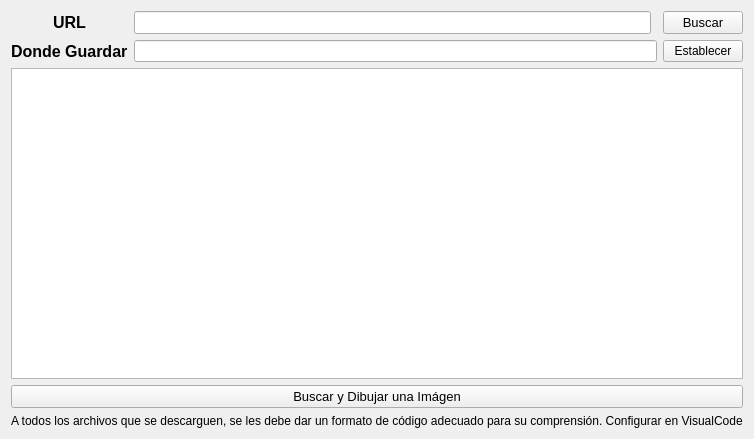
<?xml version="1.0" encoding="UTF-8"?>
<ui version="4.0">
 <class>Parser</class>
 <widget class="QWidget" name="Parser">
  <property name="geometry">
   <rect>
    <x>0</x>
    <y>0</y>
    <width>737</width>
    <height>439</height>
   </rect>
  </property>
  <property name="windowTitle">
   <string>Parser</string>
  </property>
  <layout class="QGridLayout" name="gridLayout">
   <item row="1" column="3">
    <widget class="QPushButton" name="pbEstablecer">
     <property name="text">
      <string>Establecer</string>
     </property>
    </widget>
   </item>
   <item row="2" column="0" colspan="4">
    <widget class="QTextEdit" name="teHTML">
     <property name="font">
      <font>
       <pointsize>8</pointsize>
      </font>
     </property>
     <property name="readOnly">
      <bool>true</bool>
     </property>
    </widget>
   </item>
   <item row="3" column="0" colspan="4">
    <widget class="QPushButton" name="pbDibujar">
     <property name="font">
      <font>
       <pointsize>10</pointsize>
       <bold>false</bold>
      </font>
     </property>
     <property name="text">
      <string>Buscar y Dibujar una Imágen</string>
     </property>
    </widget>
   </item>
   <item row="1" column="0">
    <widget class="QLabel" name="lGuardado">
     <property name="font">
      <font>
       <pointsize>12</pointsize>
       <italic>false</italic>
       <bold>true</bold>
       <underline>false</underline>
      </font>
     </property>
     <property name="text">
      <string>Donde Guardar</string>
     </property>
    </widget>
   </item>
   <item row="0" column="3">
    <widget class="QPushButton" name="pbBuscar">
     <property name="font">
      <font>
       <pointsize>10</pointsize>
       <bold>false</bold>
      </font>
     </property>
     <property name="text">
      <string>Buscar</string>
     </property>
    </widget>
   </item>
   <item row="0" column="0">
    <widget class="QLabel" name="lURL">
     <property name="font">
      <font>
       <pointsize>12</pointsize>
       <italic>false</italic>
       <bold>true</bold>
       <underline>false</underline>
      </font>
     </property>
     <property name="text">
      <string>URL</string>
     </property>
     <property name="alignment">
      <set>Qt::AlignCenter</set>
     </property>
    </widget>
   </item>
   <item row="1" column="1" colspan="2">
    <widget class="QLineEdit" name="leGuardado"/>
   </item>
   <item row="0" column="1">
    <widget class="QLineEdit" name="leURL">
     <property name="font">
      <font>
       <pointsize>10</pointsize>
      </font>
     </property>
    </widget>
   </item>
   <item row="4" column="0" colspan="4">
    <widget class="QLabel" name="lAclaracion">
     <property name="text">
      <string>A todos los archivos que se descarguen, se les debe dar un formato de código adecuado para su comprensión. Configurar en VisualCode</string>
     </property>
    </widget>
   </item>
  </layout>
 </widget>
 <resources/>
 <connections/>
</ui>
